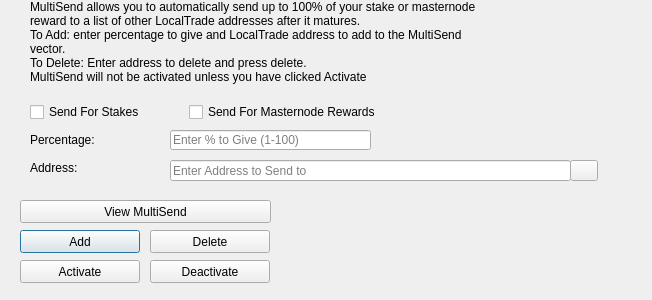
<?xml version="1.0" encoding="UTF-8"?>
<ui version="4.0">
 <class>MultiSendDialog</class>
 <widget class="QDialog" name="MultiSendDialog">
  <property name="windowModality">
   <enum>Qt::NonModal</enum>
  </property>
  <property name="geometry">
   <rect>
    <x>0</x>
    <y>0</y>
    <width>652</width>
    <height>300</height>
   </rect>
  </property>
  <property name="windowTitle">
   <string>MultiSend</string>
  </property>
  <widget class="QLineEdit" name="multiSendPercentEdit">
   <property name="geometry">
    <rect>
     <x>170</x>
     <y>130</y>
     <width>201</width>
     <height>20</height>
    </rect>
   </property>
   <property name="toolTip">
    <string>Enter whole numbers 1 - 100</string>
   </property>
   <property name="placeholderText">
    <string>Enter % to Give (1-100)</string>
   </property>
  </widget>
  <widget class="QLineEdit" name="multiSendAddressEdit">
   <property name="geometry">
    <rect>
     <x>170</x>
     <y>160</y>
     <width>401</width>
     <height>21</height>
    </rect>
   </property>
   <property name="toolTip">
    <string/>
   </property>
   <property name="placeholderText">
    <string>Enter Address to Send to</string>
   </property>
  </widget>
  <widget class="QLabel" name="label_2">
   <property name="geometry">
    <rect>
     <x>30</x>
     <y>0</y>
     <width>451</width>
     <height>121</height>
    </rect>
   </property>
   <property name="lineWidth">
    <number>1</number>
   </property>
   <property name="text">
    <string>MultiSend allows you to automatically send up to 100% of your stake or masternode reward to a list of other LocalTrade addresses after it matures.
To Add: enter percentage to give and LocalTrade address to add to the MultiSend vector.
To Delete: Enter address to delete and press delete.
MultiSend will not be activated unless you have clicked Activate</string>
   </property>
   <property name="alignment">
    <set>Qt::AlignLeading|Qt::AlignLeft|Qt::AlignTop</set>
   </property>
   <property name="wordWrap">
    <bool>true</bool>
   </property>
  </widget>
  <widget class="QLabel" name="message">
   <property name="geometry">
    <rect>
     <x>290</x>
     <y>200</y>
     <width>351</width>
     <height>91</height>
    </rect>
   </property>
   <property name="text">
    <string/>
   </property>
  </widget>
  <widget class="QPushButton" name="addButton">
   <property name="geometry">
    <rect>
     <x>20</x>
     <y>230</y>
     <width>120</width>
     <height>23</height>
    </rect>
   </property>
   <property name="toolTip">
    <string/>
   </property>
   <property name="statusTip">
    <string>Add to MultiSend Vector</string>
   </property>
   <property name="text">
    <string>Add</string>
   </property>
  </widget>
  <widget class="QPushButton" name="disableButton">
   <property name="geometry">
    <rect>
     <x>150</x>
     <y>260</y>
     <width>120</width>
     <height>23</height>
    </rect>
   </property>
   <property name="statusTip">
    <string>Deactivate MultiSend</string>
   </property>
   <property name="text">
    <string>Deactivate</string>
   </property>
  </widget>
  <widget class="QPushButton" name="addressBookButton">
   <property name="geometry">
    <rect>
     <x>570</x>
     <y>160</y>
     <width>28</width>
     <height>21</height>
    </rect>
   </property>
   <property name="toolTip">
    <string>Choose an address from the address book</string>
   </property>
   <property name="text">
    <string/>
   </property>
   <property name="icon">
    <iconset resource="../localtrade.qrc">
     <normaloff>:/icons/address-book</normaloff>:/icons/address-book</iconset>
   </property>
   <property name="shortcut">
    <string>Alt+A</string>
   </property>
   <property name="autoDefault">
    <bool>false</bool>
   </property>
  </widget>
  <widget class="QLabel" name="label">
   <property name="geometry">
    <rect>
     <x>30</x>
     <y>130</y>
     <width>121</width>
     <height>20</height>
    </rect>
   </property>
   <property name="toolTip">
    <string>Percentage of stake to send</string>
   </property>
   <property name="text">
    <string>Percentage:</string>
   </property>
  </widget>
  <widget class="QLabel" name="label_5">
   <property name="geometry">
    <rect>
     <x>30</x>
     <y>160</y>
     <width>111</width>
     <height>16</height>
    </rect>
   </property>
   <property name="toolTip">
    <string>Address to send portion of stake to</string>
   </property>
   <property name="text">
    <string>Address:</string>
   </property>
  </widget>
  <widget class="QPushButton" name="deleteButton">
   <property name="geometry">
    <rect>
     <x>150</x>
     <y>230</y>
     <width>120</width>
     <height>23</height>
    </rect>
   </property>
   <property name="toolTip">
    <string/>
   </property>
   <property name="statusTip">
    <string>Delete Address From MultiSend Vector</string>
   </property>
   <property name="text">
    <string>Delete</string>
   </property>
  </widget>
  <widget class="QPushButton" name="activateButton">
   <property name="geometry">
    <rect>
     <x>20</x>
     <y>260</y>
     <width>120</width>
     <height>23</height>
    </rect>
   </property>
   <property name="statusTip">
    <string>Activate MultiSend</string>
   </property>
   <property name="text">
    <string>Activate</string>
   </property>
  </widget>
  <widget class="QPushButton" name="viewButton">
   <property name="geometry">
    <rect>
     <x>20</x>
     <y>200</y>
     <width>251</width>
     <height>23</height>
    </rect>
   </property>
   <property name="toolTip">
    <string/>
   </property>
   <property name="statusTip">
    <string>View MultiSend Vector</string>
   </property>
   <property name="text">
    <string>View MultiSend</string>
   </property>
  </widget>
  <widget class="QWidget" name="horizontalLayoutWidget">
   <property name="geometry">
    <rect>
     <x>30</x>
     <y>100</y>
     <width>351</width>
     <height>24</height>
    </rect>
   </property>
   <layout class="QHBoxLayout" name="horizontalLayout">
    <item>
     <widget class="QCheckBox" name="multiSendStakeCheckBox">
      <property name="text">
       <string>Send For Stakes</string>
      </property>
     </widget>
    </item>
    <item>
     <widget class="QCheckBox" name="multiSendMasternodeCheckBox">
      <property name="text">
       <string>Send For Masternode Rewards</string>
      </property>
     </widget>
    </item>
   </layout>
  </widget>
 </widget>
 <resources>
  <include location="../localtrade.qrc"/>
 </resources>
 <connections/>
</ui>
